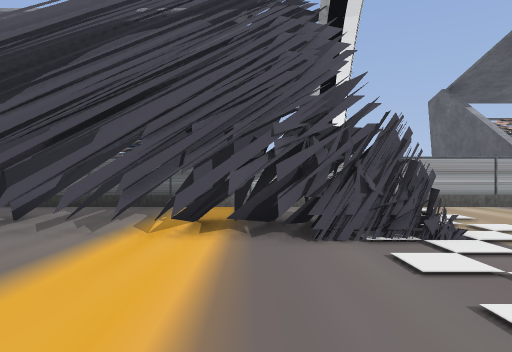
view 1 (above)

16 first-person views from a walk through a Godot game level. The camera is 1.2 m above the floor, looks level and sees 75° across. The floor is counted in squares, 2 m on a side. Each view is taken from the middle of a square. On the plan, view 1 faces up. The plan holds only what a view shows up to about 10 squares ahead; the rest is blank. The place goes on beyond the plan. Characters and animated objects are left out.

view 2
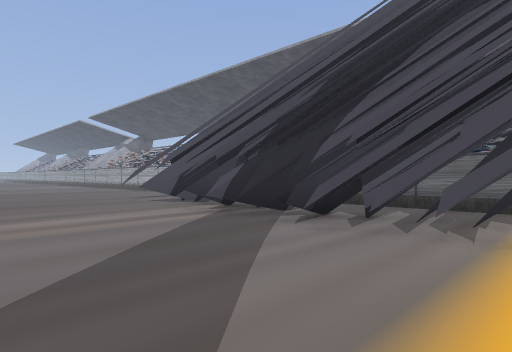

view 3
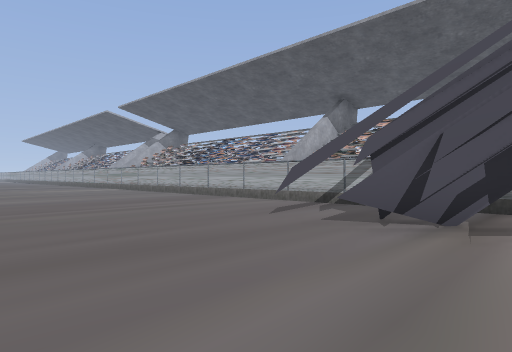

view 4
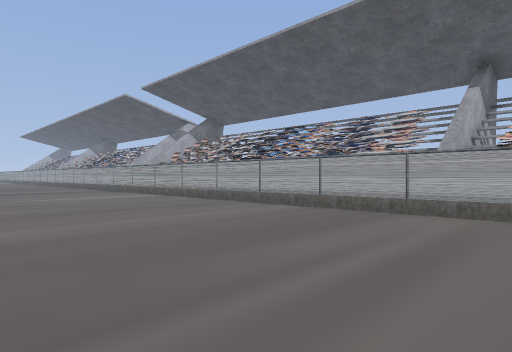

view 5
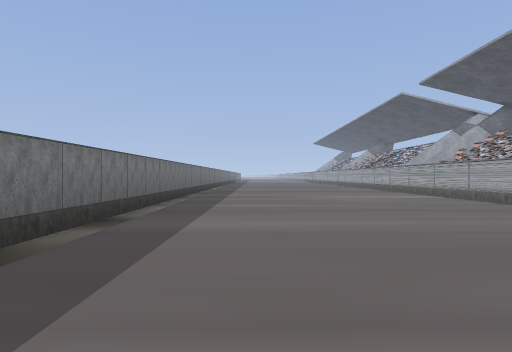

view 6
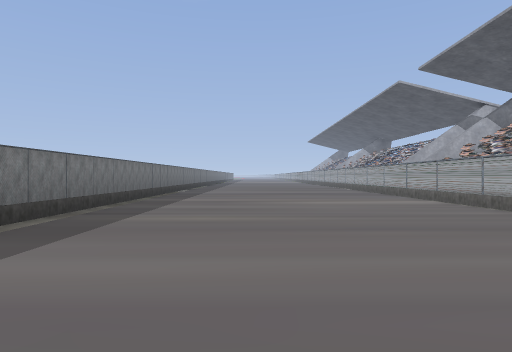

view 7
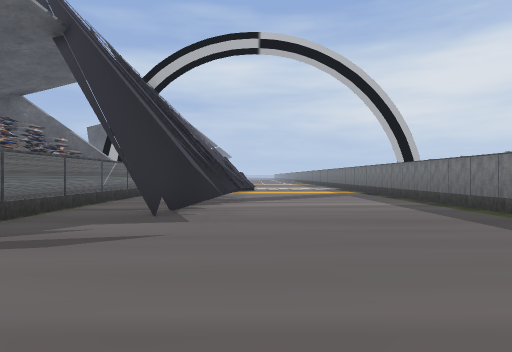

view 8
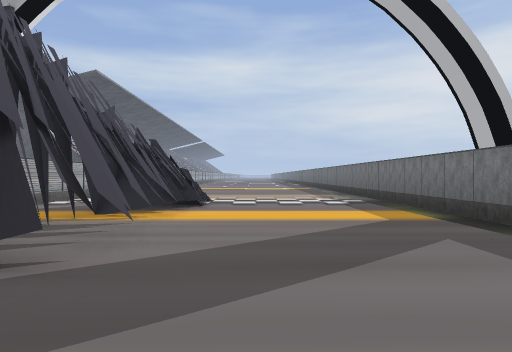

view 9
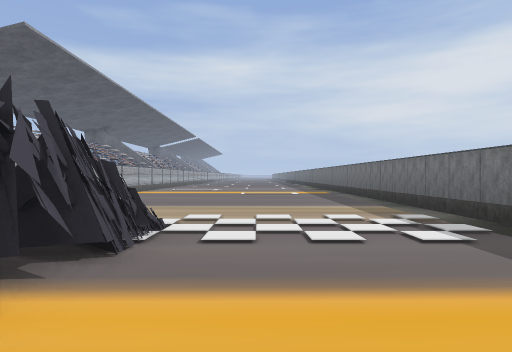

view 10
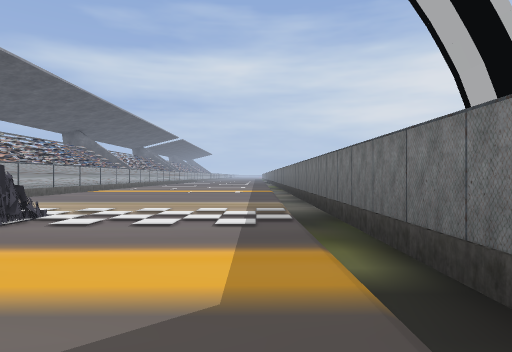

view 11
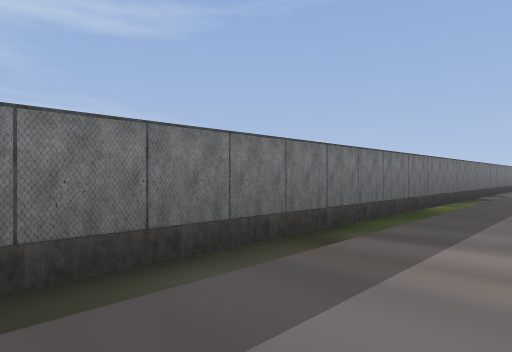

view 12
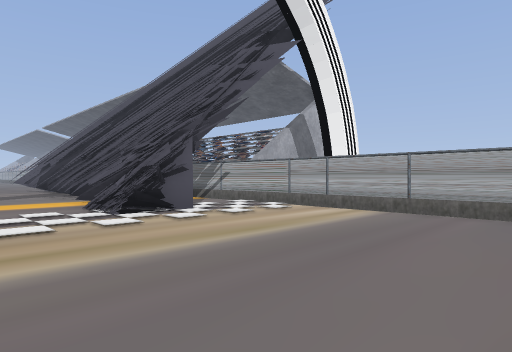

view 13
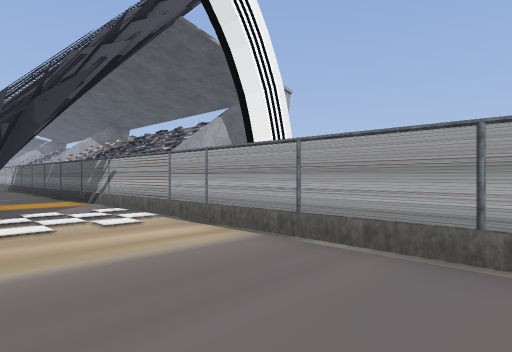

view 14
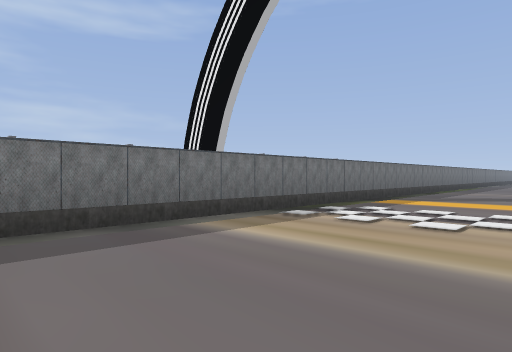

view 15
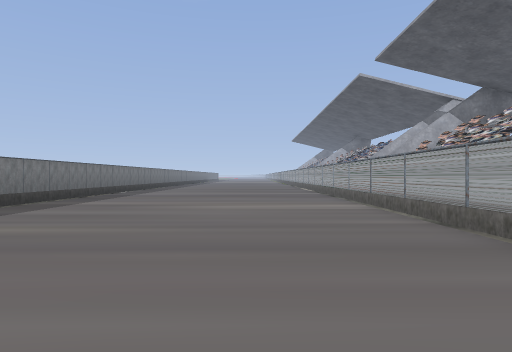

view 16
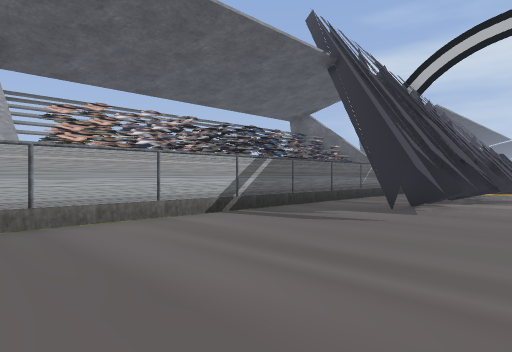

### Floor plan
Key: @ floor where view 1 was taken; # wall or solid block; . floor; = window, fence, low wall or low ledge; T thing the floor can be seen under or through.
Columns run from 22 left of view 1 to 7 right of it. Each row starts with its distance up from view 1.
  7 ##############################
  6 ..............................
  5 ..............#.##TTTTT.......
  4 ..............####TTTTT##.....
  3 .............=....=....=#.....
  2 ..............................
  1 ..............................
  0 ......................@.......
 -1 ##############################

Where each view was taken, in squares from view 1:
view 1: 0 up, 0 right, facing up
view 2: 0 up, 1 left, facing up-left
view 3: 0 up, 6 left, facing up-left
view 4: 1 up, 11 left, facing up-left
view 5: 1 up, 11 left, facing left
view 6: 2 up, 13 left, facing left
view 7: 3 up, 13 left, facing right
view 8: 2 up, 6 left, facing right
view 9: 2 up, 2 left, facing right
view 10: 0 up, 3 left, facing right
view 11: 1 up, 3 left, facing down-left
view 12: 1 up, 7 right, facing up-left
view 13: 4 up, 7 right, facing up-left
view 14: 3 up, 7 right, facing down-left
view 15: 4 up, 14 left, facing left
view 16: 2 up, 14 left, facing up-right
